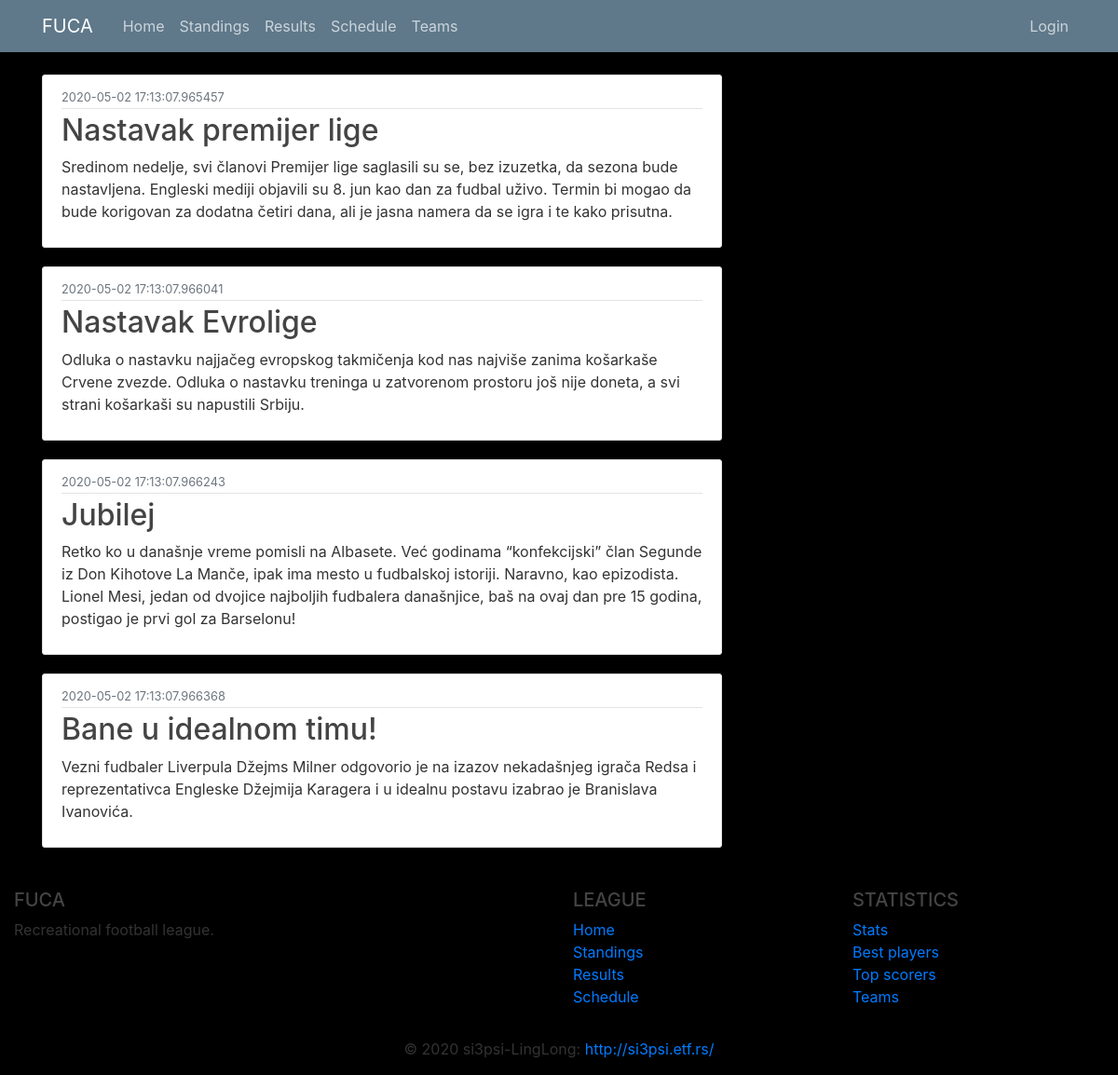
Page /home on the earlier database version.
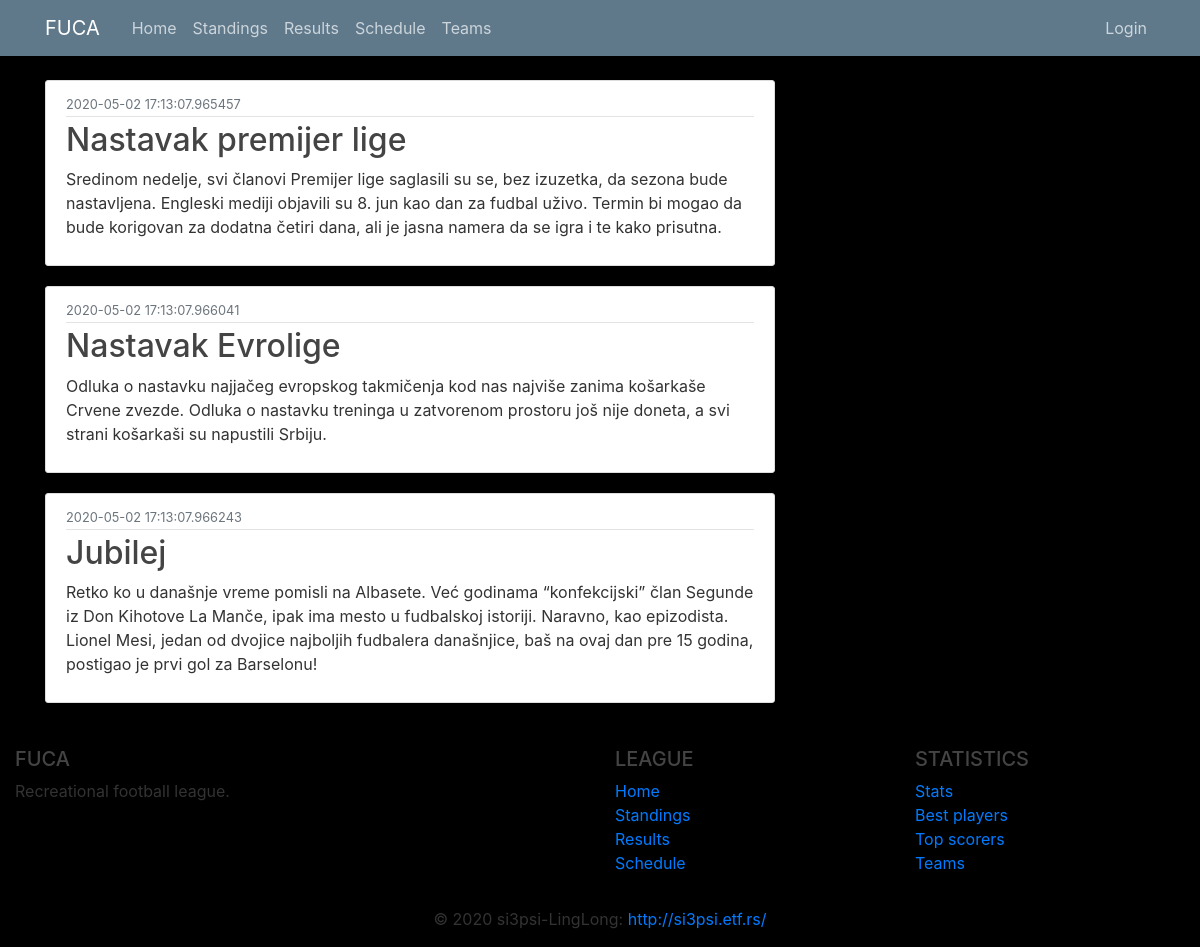
Same page on the later database version.
### fuca/models.py (models this page shows, shortened)
class News(db.Model):
    __tablename__ = 'news'
    id          = db.Column(db.Integer,     primary_key=True)
    date        = db.Column(db.DateTime,    nullable=False, default=datetime.utcnow)
    title       = db.Column(db.String(100), nullable=False)
    content     = db.Column(db.Text,        nullable=False)
    def jinja_dict(self):
        return {'title'         : self.title,
                'content'       : self.content,
                'date'          : str(self.date),
                'id'            : self.id}

### fuca/routes/home_routes.py (the view)
@app.route("/")
@app.route("/home")
def home():
    news_db = News.query.all()
    news_list = [news.jinja_dict() for news in news_db]
    return render_template('home/home.html', newslist=news_list)

### fuca/templates/home/home.html
{% extends 'home/layout.html' %}
{% block content %}
    {% for news in newslist %}
        <article class="media content-section">
            <div class="media-body">
            <div class="article-metadata">
                <small class="text-muted">{{ news.date }}</small>
            </div>
            <h2 class="article-title">{{ news.title }}</h2>
            <p class="article-content">{{ news.content }}</p>
            </div>
        </article>
    {% endfor %}
{% endblock content %}

### fuca/templates/home/layout.html (shortened to what this page needs)
<!DOCTYPE html>
<html>
    <head>
        <link   rel="stylesheet"
                href="https://maxcdn.bootstrapcdn.com/bootstrap/4.0.0/css/bootstrap.min.css"
>
        <link rel="stylesheet" type="text/css" href="{{ url_for('static', filename='main.css') }}">
    </head>
    <body class="lol">
        <header class="site-header">
            <nav class="navbar navbar-expand-md navbar-dark bg-steel fixed-top">
                <div class="container">
                    <a class="navbar-brand mr-4" href="/">FUCA</a>
                    <div class="collapse navbar-collapse" id="navbarToggle">
                        <div class="navbar-nav mr-auto">
                            <a class="nav-item nav-link" href="{{ url_for('home') }}"> Home</a>
                            <a class="nav-item nav-link" href="{{ url_for('standings') }}"> Standings </a>
                            <a class="nav-item nav-link" href="{{ url_for('results') }}"> Results </a>
                            <a class="nav-item nav-link" href="{{ url_for('schedule') }}"> Schedule </a>
                            <a class="nav-item nav-link" href="{{ url_for('teams') }}"> Teams </a>
                        </div>
                        <div class="navbar-nav">
                            <a class="nav-item nav-link" href="{{ url_for('login') }}">Login</a>
                        </div>
                    </div>
                </div>
            </nav>
        </header>
        <main role="main" class="container">
            <div class="row">
                <div class="col-md-8">
                    {% block content %}{% endblock %}
                </div>
            </div>
        </main>
        <footer class="page-footer font-small blue pt-4">
            <div class="container-fluid text-center text-md-left">
                <div class="row">
                    <div class="col-md-6 mt-md-0 mt-3">
                        <h5 class="text-uppercase">FUCA</h5>
                        <p>Recreational football league.</p>
                    </div>
                    <div class="col-md-3 mb-md-0 mb-3">
                        <h5 class="text-uppercase">League</h5>
                        <ul class="list-unstyled">
                            <li>
                                <a href="#!">Home</a>
                            </li>
                            <li>
                                <a href="#!">Standings</a>
                            </li>
                            <li>
                                <a href="#!">Results</a>
                            </li>
                            <li>
                                <a href="#!">Schedule</a>
                            </li>
                        </ul>
                    </div>
                    <div class="col-md-3 mb-md-0 mb-3">
                        <h5 class="text-uppercase">Statistics</h5>
                        <ul class="list-unstyled">
                            <li>
                                <a href="#!">Stats</a>
                            </li>
                            <li>
                                <a href="#!">Best players</a>
                            </li>
                            <li>
                                <a href="#!">Top scorers</a>
                            </li>
                            <li>
                                <a href="#!">Teams</a>
                            </li>
                        </ul>
                    </div>
                </div>
            </div>
            <div class="footer-copyright text-center py-3">© 2020 si3psi-LingLong:
                <a href="http://si3psi.etf.rs/"> http://si3psi.etf.rs/ </a>
            </div>
        </footer>
    </body>
</html>

### fuca/static/main.css (style rules this page uses)
body { background: #fafafa; color: #333333; margin-top: 5rem; }
h1, h2, h3, h4, h5, h6 { color: #444444; }
.bg-steel { background-color: #5f788a; }
.site-header .navbar-nav .nav-link { color: #cbd5db; }
.content-section { background: #ffffff; padding: 10px 20px; border: 1px solid #dddddd; border-radius: 3px; margin-bottom: 20px; }
.article-title { color: #444444; }
.article-content { white-space: pre-line; }
.article-metadata { padding-bottom: 1px; margin-bottom: 4px; border-bottom: 1px solid #e3e3e3 }

### fuca/templates/home/layout.html (style rules this page uses)
.lol { background-color:black; }

Differences in the rows shown:
removed News: date "2020-05-02 17:13:07.966368", title "Bane u idealnom timu!", content "Vezni fudbaler Liverpula Džejms Milner odgovorio je na izazov nekadašnjeg igrača Redsa i reprezentativca Engleske Džejmija Karagera i u idealnu postavu izabrao je Branislava Ivanovića."
